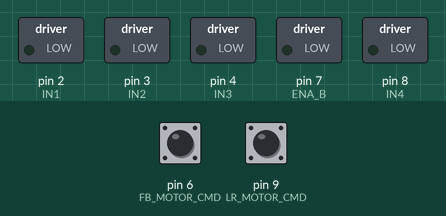
Bench run of a sketch on a simulated Arduino Uno, built with avr-gcc and run on an emulated ATmega328P. Parts: switched loads named in the sketch (green lamp = pin HIGH). Inputs (shaded band) come from the test bench; at power-on: pin 6 (FB_MOTOR_CMD) LOW, pin 9 (LR_MOTOR_CMD) LOW.

Above: at 1.2 s.
1.3 s: pin 6 (FB_MOTOR_CMD) pulsed HIGH 5 times (0.12 s each, 0.3 s apart)
At 3.0 s:
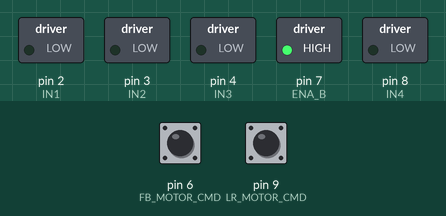
At 3.9 s:
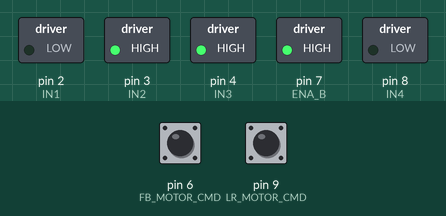
4.8 s: pin 9 (LR_MOTOR_CMD) pulsed HIGH 2 times (0.12 s each, 0.3 s apart)
At 6.3 s:
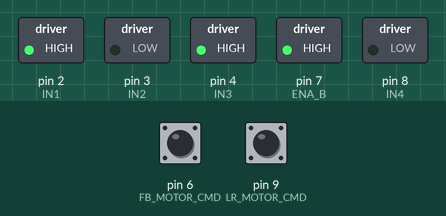
Timing chart, 0 to 7.8 s (numbered marks = the images above; inputs shaded):
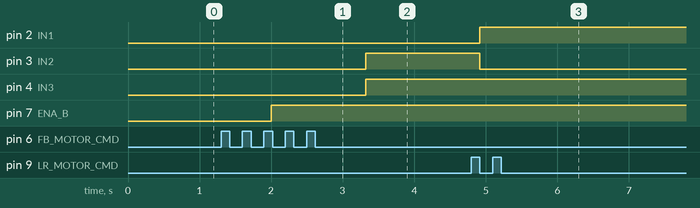

Measured:
- after the input at 1.3 s, pin 3 (IN2), pin 4 (IN3): LOW → HIGH after 2.0 s
- after the input at 4.8 s, pin 2 (IN1): LOW → HIGH after 0.12 s; pin 3 (IN2): HIGH → LOW after 0.12 s

The sketch:

main.ino
```cpp
#include <Arduino.h>
#include <Servo.h>

#define BAUDRATE 9600

#define FB_MOTOR_CMD  6
#define LR_MOTOR_CMD  9

// pulse widths bounds of the receiver's PWM output
#define PWM_HIGH_BOUND  2000
#define PWM_LOW_BOUND   990

// Motor 1
#define IN1 2
#define IN2 3

// Motor 2
#define IN3 4
#define IN4 8

// motor speed control
#define ENA_B 7
uint8_t motor_speed = 0;
int y = 0;
int x = 0;

// function definitions
void moveForward();
void moveBackward();
void moveRight();
void moveLeft();
void halt();
void updateDirection();

void setup()
{
  Serial.begin(BAUDRATE);

  // setting motor(s) to pin(s)
  pinMode(IN1, OUTPUT);
  pinMode(IN2, OUTPUT);
  pinMode(IN3, OUTPUT);
  pinMode(IN4, OUTPUT);

  // setting speed control
  pinMode(ENA_B, OUTPUT);

  // setup RC pins
  pinMode(FB_MOTOR_CMD, INPUT);
  pinMode(LR_MOTOR_CMD, INPUT);
}

void loop()
{
  y = pulseIn(FB_MOTOR_CMD, HIGH);
  x = pulseIn(LR_MOTOR_CMD, HIGH);

  // map y and x values
  y = map(y, PWM_LOW_BOUND, PWM_HIGH_BOUND, -255, 255);
  x = map(x, PWM_LOW_BOUND, PWM_HIGH_BOUND, -255, 255);

  int motor_speed = sqrt(pow(y, 2) + pow(x, 2));

  analogWrite(ENA_B, motor_speed);

  // forward
  if(y > x && y > 0 && y > -x)
    moveLeft();
  else if(y < x && y < 0 && y < -x)
    moveRight();
  else if(y < -x && x < 0 && y > x)
    moveForward();
  else if(y > -x && x > 0 && y < x)
    moveBackward();
}

void updateDirection()
{
  y = pulseIn(FB_MOTOR_CMD, HIGH);
  x = pulseIn(LR_MOTOR_CMD, HIGH);

  // map y and x values
  y = map(y, PWM_LOW_BOUND, PWM_LOW_BOUND, -255, 255);
  x = map(x, PWM_LOW_BOUND, PWM_LOW_BOUND, -255, 255);

  Serial.println(y);

  // forward
  if(y > x && y > 0 && y > -x)
    Serial.println("Forward");
  else if(y < x && y < 0 && y < -x)
    Serial.println("Backward");
  else if(y < -x && x < 0 && y > x)
    Serial.println("Left");
  else if(y > -x && y > 0 && y > -x)
    Serial.println("Right");
}

void moveForward(){
  digitalWrite(IN1, HIGH); // go forward
  digitalWrite(IN2, LOW);  // don't go backward
  digitalWrite(IN3, HIGH);
  digitalWrite(IN4, LOW);
}

void moveBackward(){
   digitalWrite(IN1, 0);
   digitalWrite(IN2, 1);
   digitalWrite(IN3, 0);
   digitalWrite(IN4, 1);
}

void moveRight(){
   digitalWrite(IN1, 0);
   digitalWrite(IN2, 1);
   digitalWrite(IN3, 1);
   digitalWrite(IN4, 0);
}

void moveLeft(){
   digitalWrite(IN1, 1);
   digitalWrite(IN2, 0);
   digitalWrite(IN3, 0);
   digitalWrite(IN4, 1);
}

void halt(){
  digitalWrite(IN1, 0); // go forward
  digitalWrite(IN2, 0);  // don't go backward
  digitalWrite(IN3, 0);
  digitalWrite(IN4, 0);
}
```
